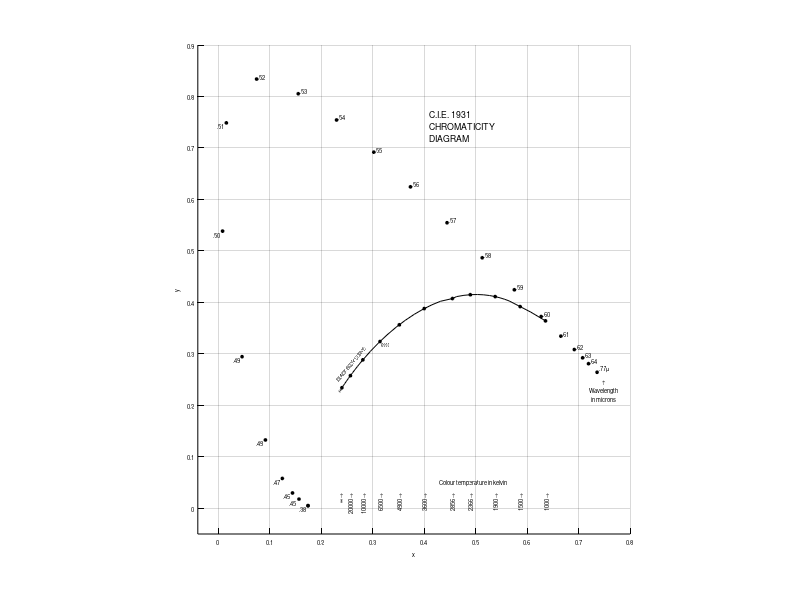

Write MATLAB code to recreate this figure. (Note: this script raises an error after producing the figure.)
function cieplot(Flags)
% cieplot v1.32b
%
% This function plots the CIE (1931) Chromaticity diagram
%
% Usage: cieplot(Flags)
%
% Flags is the arithmetic sum of the following
%
%      1 plots the figure on a black background
%      2 plots an outline of visible wavelengths
%      4 plots approximate colours
%      8 plots the black body radiation curve
%   
global	x y z w WaveN WaveC bcol fcol fontsize bbt bbx bby bbz

if nargin == 0
   Flags = 14;
elseif ~isnumeric(Flags)
   PrintUsage
   return;
end

blackflag = 0;
outlineflag = 0;
blackbodyflag = 0;
coloursflag = 0;

if Flags < 16   
  	if Flags >= 8
      blackbodyflag = 1;
      Flags = Flags - 8;
   end
      
   if Flags >= 4
   	coloursflag = 1;
      Flags = Flags - 4;
   end
      
 	if Flags >= 2
    	outlineflag = 1;
     	Flags = Flags - 2;
   end
      
	if Flags >= 1
   	blackflag = 1;
      Flags = Flags - 1;
   end
end
%
% Initialize back and foreground colours 
%
if blackflag > 0
   bcol = [0 0 0];
	fcol = [1 1 1];
else
   bcol = [1 1 1];
	fcol = [0 0 0];
end
%
% Initialize tables
%
InitTables
%
% Clear and reset the graphics
%
gcf;
clf reset

figsz = get(gcf,'Position');
width = figsz(3);
height = figsz(4);
if width*9 > height*8
   width = height*8/9;
else
   height = width*9/8;
end
fontsize = height/100;

axis equal
axis([-.04 .8 -.05 .9]);
grid on;
set(gcf,'color',bcol);
set(gca,'color',bcol);
set(gca,'xcolor',fcol);
set(gca,'ycolor',fcol);
set(gca,'xtick',[.0 .1 .2 .3 .4 .5 .6 .7 .8],'FontSize',fontsize);
set(gca,'ytick',[.0 .1 .2 .3 .4 .5 .6 .7 .8 .9],'FontSize',fontsize);

xlabel('x','FontSize',fontsize)
ylabel('y','FontSize',fontsize)

text(0.41,0.71,{'C.I.E. 1931';'CHROMATICITY'; 'DIAGRAM'},'HorizontalAlignment','left','VerticalAlignment','bottom','FontSize',fontsize*12/8,'Color',fcol);

hold on

if (blackflag ~= 0)&(coloursflag == 0)
   PlotWhite = 1;
else
   PlotWhite = 0;
end

if outlineflag > 0
   annotateoutline
end

if blackbodyflag > 0
   plotblackbody(PlotWhite)
end

if coloursflag > 0
   plotcolours
end

if outlineflag > 0
	plotoutline
end

hold off
%
% Clean up global variables
%
clear global	x y z w WaveN WaveC bcol fcol fontsize bbt bbx bby bbz

return
%
% plot an approximation to the colours on the graph
%
function plotcolours

global	x y z w

[m,n] = size(w);

xx=zeros(n,1);
yy=zeros(n,1);

xx(1) = x(1)/(x(1) + y(1) + z(1));
yy(1) = y(1)/(x(1) + y(1) + z(1));

px = [0 xx(1) 0.3333];
py = [0 yy(1) 0.3333];

pc(1,1,1:3) = [0 0 0];
pc(1,2,1:3) = w2rgb(w(1));
pc(1,3,1:3) = [1 1 1];

k = 2;

for i=2:n + 1
   if i <= n
      xx(i) = x(i)/(x(i) + y(i) + z(i));
      yy(i) = y(i)/(x(i) + y(i) + z(i));
      nm = w(i);
   else
	   xx(i) = xx(1);
      yy(i) = yy(1);
      nm = w(1);
   end
   
   k = 3 - k;
   
   px(k) = xx(i);
   py(k) = yy(i);
      
   pc(1,k,1:3) = w2rgb(nm);
   
	patch(px,py,pc,'EdgeColor','none')
end

return
%
% plot the outline of visible wavelengths on the graph
%
function plotoutline

global	x y z w fcol

[m,n] = size(w);

xx=zeros(n,1);
yy=zeros(n,1);

xx(1) = x(1)/(x(1) + y(1) + z(1));
yy(1) = y(1)/(x(1) + y(1) + z(1));

for i=2:n + 1
   if i <= n
      xx(i) = x(i)/(x(i) + y(i) + z(i));
      yy(i) = y(i)/(x(i) + y(i) + z(i));
      nm = w(i);
   else
	   xx(i) = xx(1);
      yy(i) = yy(1);
      nm = w(1);
   end
end

plot(xx,yy,'-','Color',fcol);

return
%
% Approximate an rgb triplet to a wavelength
%
function rgb = w2rgb(nm)

global WaveN WaveC

if nm < WaveN(1)
   rgb = [0 0 0];
   return;
elseif nm > WaveN(end)
   rgb = [0 0 0];
   return
end
   
rgb = [interp1(WaveN,WaveC(:,1),nm,'linear') interp1(WaveN,WaveC(:,2),nm,'linear') interp1(WaveN,WaveC(:,3),nm,'linear') ];

return
%
% add marker points and text to annotate the wavelength outline
%
function annotateoutline

plotw = [380 450 460 470 480 490 500 510 520 530 540 550 560 570 580 590 600 610 620 630 640 770];

global x y z w fcol fontsize

[m,n] = size(plotw);

xx=zeros(n,1);
yy=zeros(n,1);

for i=1:n
   px = interp1(w,x,plotw(i));
   py = interp1(w,y,plotw(i));
   pz = interp1(w,z,plotw(i));

   xx(i) = px/(px + py + pz);
   yy(i) = py/(px + py + pz);

	str = sprintf('%.2f',plotw(i)/1000);
   
   if plotw(i) < 515
      text(xx(i),yy(i),[str(2:end) '  '],'HorizontalAlignment','right','VerticalAlignment','top','FontSize',fontsize,'Color',fcol);
   elseif plotw(i) == 770
      text(xx(i),yy(i),['  ' str(2:end) '\mu'],'HorizontalAlignment','left','VerticalAlignment','bottom','FontSize',fontsize,'Color',fcol);
   else
      text(xx(i),yy(i),['  ' str(2:end)],'HorizontalAlignment','left','VerticalAlignment','bottom','FontSize',fontsize,'Color',fcol);
   end
end

text(0.75,0.25,{'\uparrow';'Wavelength'; 'in microns'},'HorizontalAlignment','center','VerticalAlignment','top','FontSize',fontsize,'Color',fcol);

xx(n + 1) = xx(1);
yy(n + 1) = yy(1);

plot(xx,yy,'o','MarkerSize',fontsize*4/8,'MarkerEdgeColor',fcol,'MarkerFaceColor',fcol);

return

function plotblackbody(PlotWhite)

global fontsize fcol bbt bbx bby
 
ptemp = [1000 1500 1900 2366 2856 3600 4800 6500 10000 20000 999999];

if PlotWhite ~= 0
   cstr = 'w';
else
   cstr = 'k';
end

plot(bbx,bby,[cstr '-'])

[m,n] = size(ptemp);

for i=1:n
   xx(i) = interp1(bbt,bbx,ptemp(i));
   yy(i) = interp1(bbt,bby,ptemp(i));
   
   if i == n
      str = '\infty \rightarrow';
   else
      str = [sprintf('%d',ptemp(i)) ' \rightarrow'];
   end
   
   text(xx(i),.03,str,'Rotation',90, ...
      'VerticalAlignment','middle','HorizontalAlignment','right', ...
      'FontSize',fontsize,'Color',fcol)
end

px = interp1(bbt,bbx,6500);
py = interp1(bbt,bby,6500);

text(.23,.25,'BLACK BODY CURVE','FontSize',fontsize*6/8,'Rotation',50,'Color',cstr)
text(bbx(end),bby(end),'\infty ','FontSize',fontsize,...
	'VerticalAlignment','middle','HorizontalAlignment','right',...
	'Rotation',50,'Color',cstr)
text(px,py,'  6500','FontSize',fontsize*6/8,...
  	'VerticalAlignment','top','HorizontalAlignment','left','Color',cstr)
plot(xx,yy,'o','MarkerFaceColor',cstr,'MarkerEdgeColor',cstr,'MarkerSize',fontsize*4/8)

text(.43,.05,'Colour temperature in kelvin','FontSize',fontsize,'Color',fcol);

return

function InitTables
%
% Initialize some constants
%
global	x y z w bcol fcol fontsize WaveN WaveC bbt bbx bby bbz
%
% w, x, y and z are used to estimate xyz for any wavelength
%
%       w = wavelength in nm
% x, y, z = CIE (1931) colour-matching functions
%
w = [ 380 384 388 392 396   400 404 408 412 416 ...
      420 424 428 432 436   440 444 448 452 456 ...
      460 464 468 472 476   480 484 488 492 496 ...
      500 504 508 512 516   520 524 528 532 536 ...
      540 544 548 552 556   560 564 568 572 576 ...
		580 584 588 592 596   600 604 608 612 616 ...
      620 624 628 632 636   640 644 648 652 656 ...
      660 664 668 672 676   680 684 688 692 696 ...
      700 704 708 712 716   720 724 728 732 736 ...
      740 744 748 752 756   760 764 768 772 776 ...
      780];

x = [0.001368 0.001996 0.003301 0.005330 0.008751 		0.014310 0.020748 0.033881 0.055023 0.086958 ...
	  0.134380 0.198611 0.258777 0.304897 0.334351 		0.348280 0.349287 0.341809 0.330041 0.314025 ...
	  0.290800 0.260423 0.218407 0.173327 0.132179 		0.095640 0.064581 0.041151 0.024144 0.012162 ...
	  0.004900 0.002236 0.005175 0.015536 0.034815 		0.063270 0.099456 0.142368 0.189140 0.238321 ...
	  0.290400 0.345483 0.403378 0.464336 0.528296 		0.594500 0.661570 0.728828 0.794826 0.857933 ...
	  0.916300 0.967218 1.009089 1.040986 1.059794 		1.062200 1.050977 1.022666 0.979331 0.923194 ...
	  0.854450 0.772954 0.685602 0.601114 0.522600 		0.447900 0.377533 0.313019 0.256118 0.207097 ...
	  0.164900 0.129147 0.099690 0.076804 0.059807 		0.046770 0.035405 0.026345 0.019600 0.014791 ...
	  0.011359 0.008679 0.006627 0.005053 0.003834 		0.002899 0.002197 0.001660 0.001246 0.000929 ...
	  0.000690 0.000512 0.000383 0.000289 0.000219 		0.000166 0.000126 0.000095 0.000072 0.000055 ...
     0.000042];

y = [0.000039 0.000057 0.000094 0.000151 0.000247 		0.000396 0.000572 0.000941 0.001531 0.002455 ...
     0.004000 0.006546 0.009768 0.013583 0.018007 		0.023000 0.028351 0.034521 0.041768 0.050244 ...
	  0.060000 0.070911 0.083667 0.099046 0.117532 		0.139020 0.162718 0.191274 0.226734 0.270185 ...
	  0.323000 0.389288 0.463394 0.544512 0.629346 		0.710000 0.777837 0.836307 0.884962 0.923735 ...
	  0.954000 0.976023 0.990313 0.998098 0.999857 		0.995000 0.982724 0.963857 0.938499 0.907006 ...
	  0.870000 0.827581 0.781192 0.732422 0.682219 		0.631000 0.579638 0.528353 0.478030 0.429080 ...
	  0.381000 0.332818 0.286594 0.244890 0.208162 		0.175000 0.145126 0.118779 0.096189 0.077121 ...
	  0.061000 0.047550 0.036564 0.028077 0.021801 		0.017000 0.012835 0.009533 0.007085 0.005343 ...
	  0.004102 0.003134 0.002393 0.001825 0.001384 		0.001047 0.000793 0.000599 0.000450 0.000335 ...
	  0.000249 0.000185 0.000138 0.000104 0.000079 		0.000060 0.000045 0.000034 0.000026 0.000020 ...
     0.000015];

z = [0.006450 0.009415 0.015588 0.025203 0.041438 		0.067850 0.098540 0.161304 0.262611 0.416209 ...
     0.645600 0.959439 1.258123 1.494804 1.656405 		1.747060 1.780433 1.779198 1.764039 1.733560 ...
     1.669200 1.564528 1.389880 1.187824 0.994198 		0.812950 0.652105 0.520338 0.416184 0.334858 ...
     0.272000 0.223453 0.179225 0.138376 0.103905 		0.078250 0.060788 0.047753 0.036936 0.027712 ...
     0.020300 0.014585 0.010378 0.007382 0.005304 		0.003900 0.002935 0.002309 0.001948 0.001766 ...
     0.001650 0.001458 0.001205 0.001049 0.000969 		0.000800 0.000645 0.000435 0.000283 0.000230 ...
     0.000190 0.000117 0.000065 0.000039 0.000028 		0.000020 0.000012 0.000003 0.000000 0.000000 ...
     0.000000 0.000000 0.000000 0.000000 0.000000     0.000000 0.000000 0.000000 0.000000 0.000000 ...
     0.000000 0.000000 0.000000 0.000000 0.000000     0.000000 0.000000 0.000000 0.000000 0.000000 ...
     0.000000 0.000000 0.000000 0.000000 0.000000     0.000000 0.000000 0.000000 0.000000 0.000000 ...
     0.000000];
%
% These interpolation fiducials are used to approximate a wavelength to an RGB triplet
%
WaveN = [380 476 494 515 580 632 780];
WaveC = [ 0 0 1; 0 0 1; 0 .6 1; 0 1 0; 1 1 0; 1 0 0; 1 0 0];
%
% Interpolation points for blackbody radiation curve
%
bbt = [ 1000   1336   1667   1739   1818      1905   2000   2105   2222   2353 ...
         2500   2677   2857   3077   3333      3636   4000   4444   5000   5714 ...
         6667   8000  10000  11111  12500     14286  16667  20000  25000  33333 ...
        50000 100000 999999 ];
   
bbx =   [.63549 .60700 .56508 .55640 .54712    .53723 .52669 .51541 .50338 .49059 ...
       .47701 .46262 .45464 .43156 .41502    .39792 .38045 .36276 .34510 .32775 ...
       .31101 .29518 .28063 .27524 .27011    .26526 .26070 .25645 .25251 .24890 ...
       .24560 .24258 .23987 ];
 
bby =   [.36407 .38100 .40271 .40593 .40882    .41131 .41331 .41465 .41525 .41498 ...
       .41368 .41121 .40742 .40216 .39535    .38690 .37676 .36496 .35162 .33690 ...
       .32116 .30477 .28828 .28182 .27547    .26930 .26333 .25763 .25222 .24714 ...
       .24240 .23802 .23404 ];

return

function PrintUsage

fprintf('\n cieplot v1.32b\n\n')
fprintf(' This function plots the CIE (1931) Chromaticity diagram\n\n')
fprintf(' Usage: cieplot(Flags)\n\n')
fprintf(' Flags is the arithmetic sum of the following\n\n')
fprintf('      1 plots the figure on a black background\n')
fprintf('      2 plots an outline of visible wavelengths\n')
fprintf('      4 plots approximate colours\n')
fprintf('      8 plots the black body radiation curve\n\n')

return